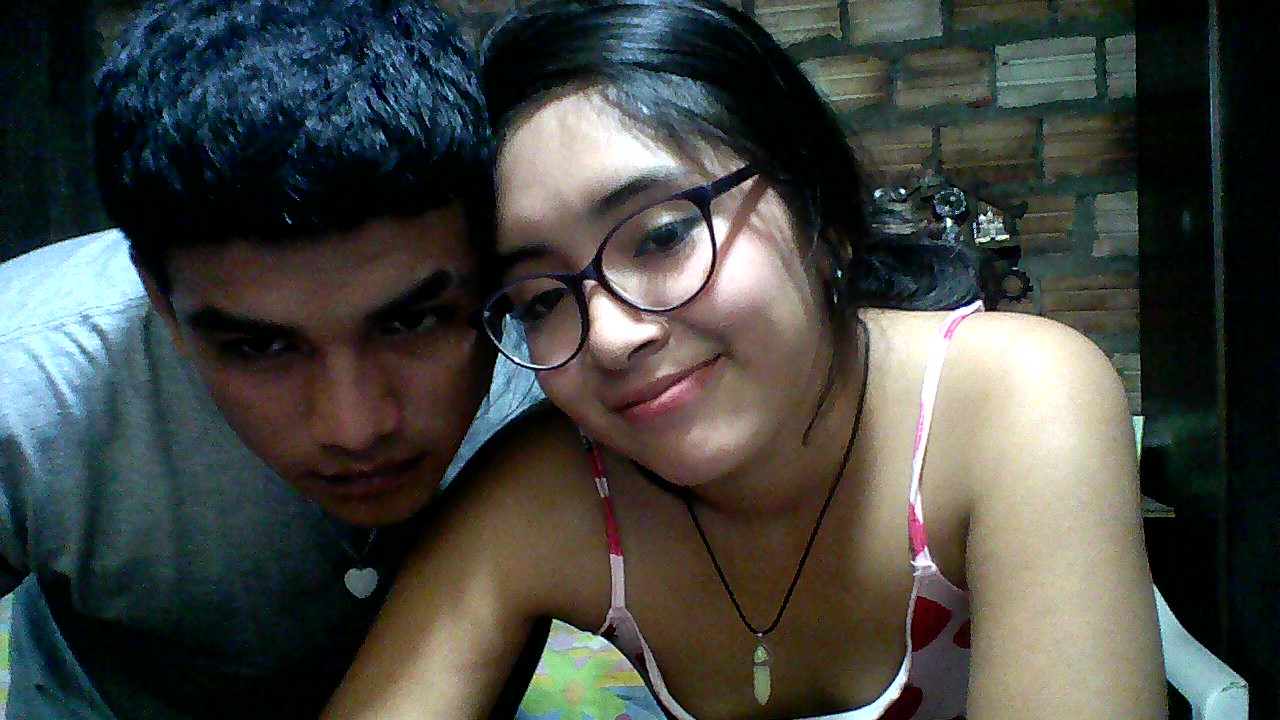
#> input picture EXAMEN DE PDI/caras.jpg, 1280 x 720 px
$ python ejerori2.py
#> lines starting #> are read from the running program, lines starting #| are printed output that depends on the picture
import cv2
import matplotlib.pyplot as plt

# Leer dos imágenes
image1 = cv2.imread('caras.jpg', cv2.IMREAD_GRAYSCALE)
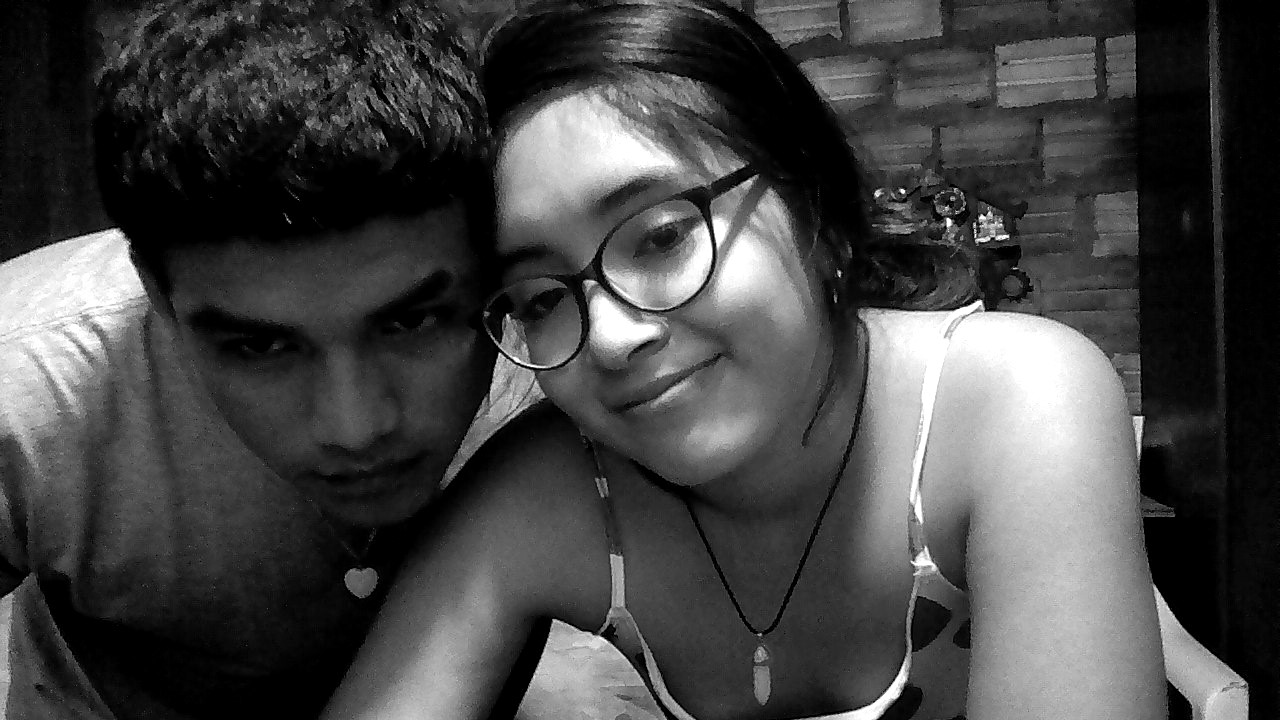
#> image1: shape (720, 1280); min 0, max 255, mean 69.2
image2 = cv2.imread('usar.jpg', cv2.IMREAD_GRAYSCALE)
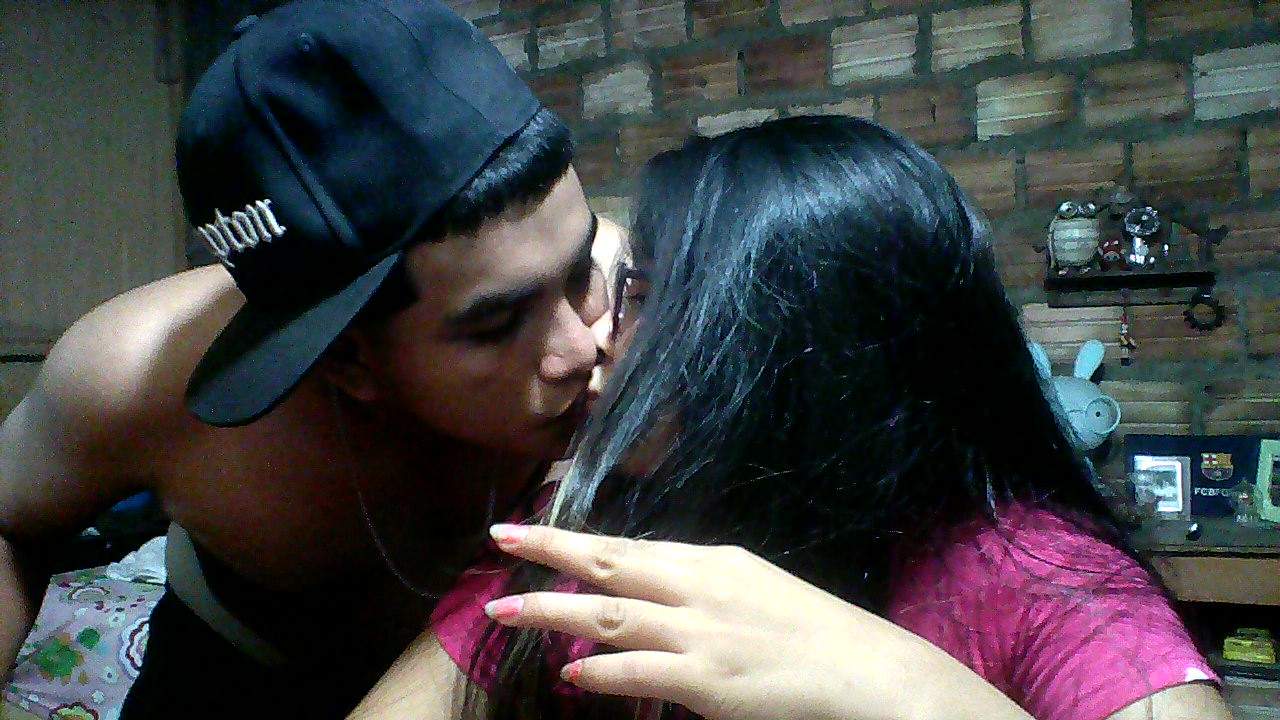
#> input picture EXAMEN DE PDI/usar.jpg, 1280 x 720 px
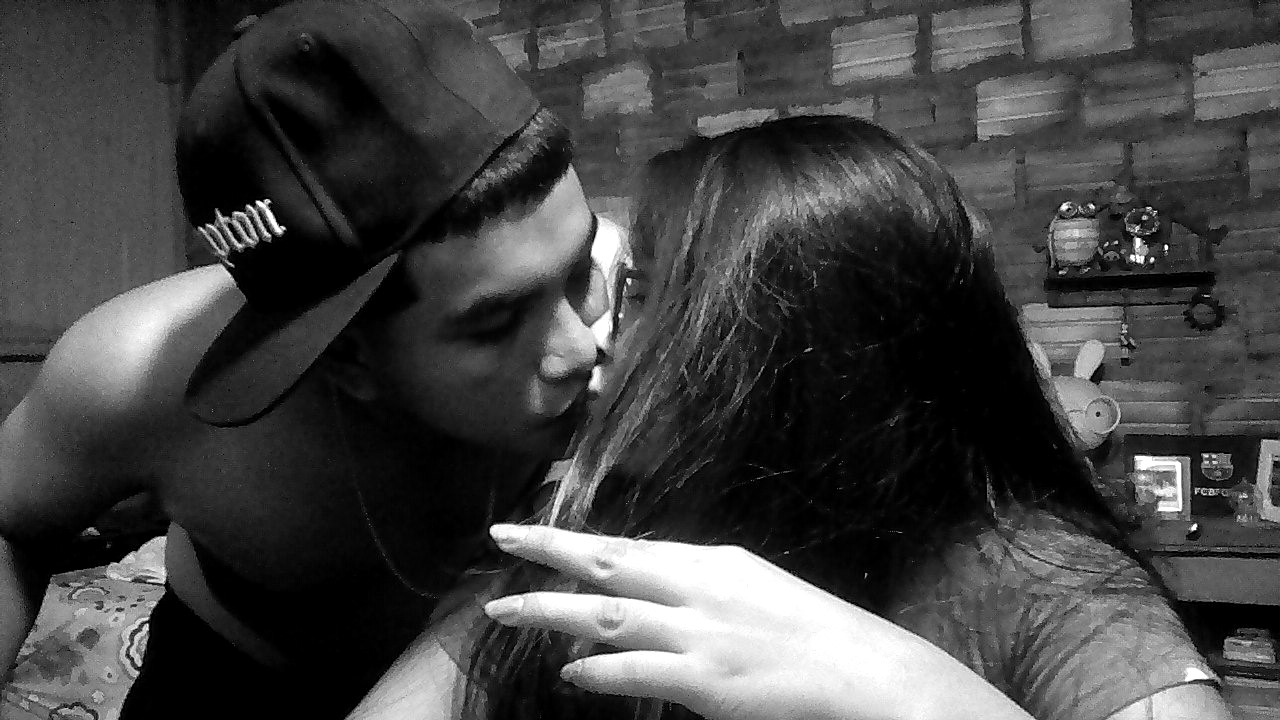
#> image2: shape (720, 1280); min 0, max 255, mean 68.1

# Inicializar el detector ORB
orb = cv2.ORB_create()

# Detectar características clave y describirlas
keypoints1, descriptors1 = orb.detectAndCompute(image1, None)
#> keypoints1 = 500 keypoints; strongest (x, y, size): (903, 192, 31), (901, 190, 37.2), (904, 191, 37.2), (948, 218, 31)
keypoints2, descriptors2 = orb.detectAndCompute(image2, None)
#> keypoints2 = 500 keypoints; strongest (x, y, size): (1166, 246, 31), (283, 228, 31), (257, 201, 31), (1153, 259, 31)

# Crear un objeto BFMatcher (Brute Force Matcher)
bf = cv2.BFMatcher(cv2.NORM_HAMMING, crossCheck=True)

# Emparejar las características
matches = bf.match(descriptors1, descriptors2)
#> matches = 119 matches

# Ordenar los emparejamientos por distancia (los mejores primero)
matches = sorted(matches, key=lambda x: x.distance)

# Dibujar los emparejamientos
matched_image = cv2.drawMatches(image1, keypoints1, image2, keypoints2, matches[:50], None, flags=cv2.DrawMatchesFlags_NOT_DRAW_SINGLE_POINTS)
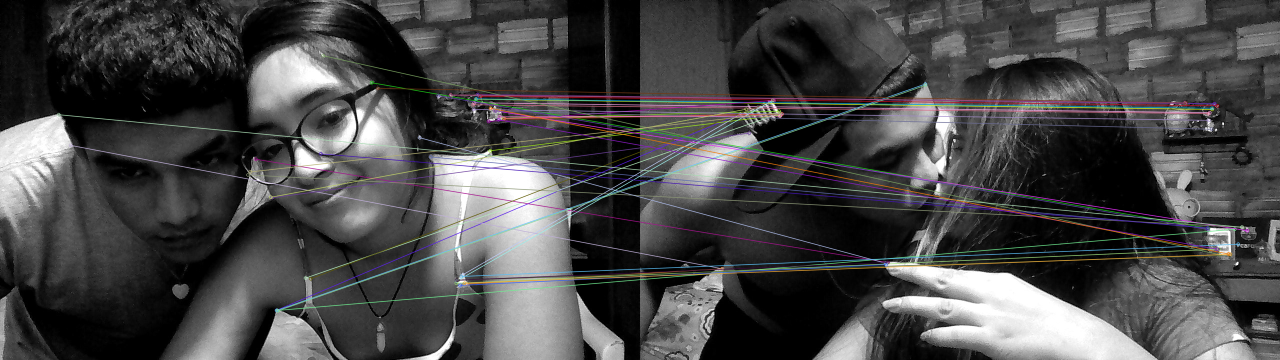
#> matched_image: shape (720, 2560, 3) (shown at 1/2 size); mean of channels 0, 1, 2 71.8, 71.4, 71.8; drawn as B, G, R

# Convertir la imagen emparejada a RGB (ya que Matplotlib usa RGB en lugar de BGR)
matched_image_rgb = cv2.cvtColor(matched_image, cv2.COLOR_BGR2RGB)

# Visualizar los emparejamientos
plt.figure(figsize=(20, 10))
plt.imshow(matched_image_rgb)
plt.title('Emparejamiento de Características ORB')
plt.axis('off')
plt.show()
